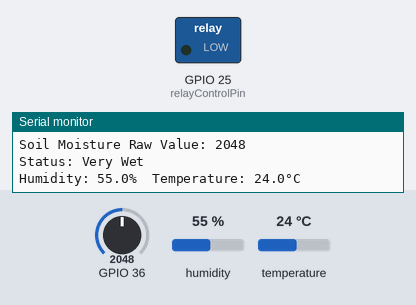
The sketch below on a simulated ESP32. Parts: switched loads named in the sketch (green lamp = pin HIGH), the last lines printed to the serial monitor. Inputs (shaded band) come from the test bench; at power-on: GPIO 36 = 2048, humidity 55 %, temperature 24 °C.

Above: at 10.8 s.
10.9 s: GPIO 36 set to 2778
21.5 s: GPIO 36 set to 2895
At 30.9 s:
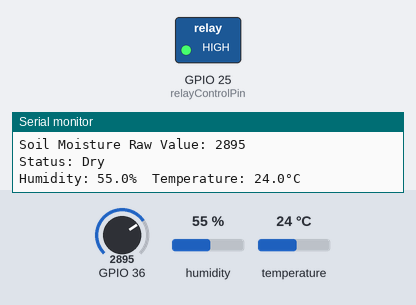
31.5 s: GPIO 36 set to 2047
At 41.2 s:
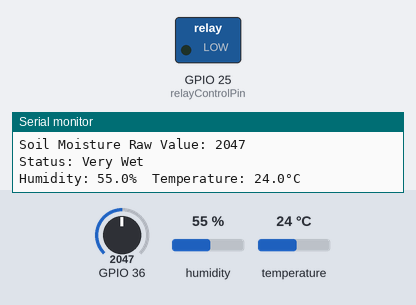
41.5 s: GPIO 36 set to 2866
At 50.5 s:
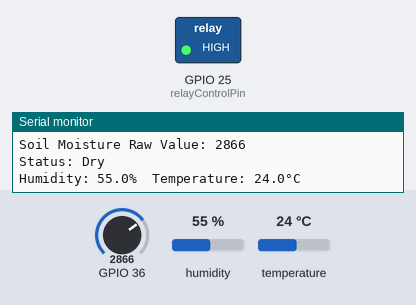
Timing chart, 0 to 52.0 s (numbered marks = the images above; inputs shaded):
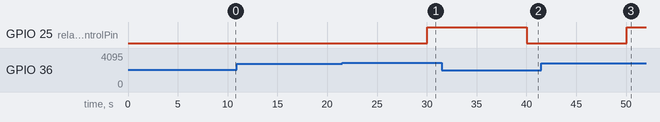

The sketch:

pump_and_one_moisture_sensor.ino
```cpp
#include <DHT22.h>

//one param of how dry

// Constants for soil moisture sensor thresholds
const int AirValue = 3500;   // maximum dry value
const int WaterValue = 1500; // minimum wet value
int intervals = (AirValue - WaterValue) / 3;
int soilMoistureValue = 0;

#define pinDATA 4
DHT22 dht22(pinDATA);

const int relayControlPin = 25; // Relay control pin for the pump

void setup() {
  pinMode(relayControlPin, OUTPUT);
  Serial.begin(115200);
  Serial.println("Starting sensors test...");
}

void loop() {
  // Read and process soil moisture data
  soilMoistureValue = analogRead(A0);
  Serial.print("Soil Moisture Raw Value: ");
  Serial.println(soilMoistureValue);

  // Display the moisture level and control the pump
  if (soilMoistureValue <= WaterValue) {
    Serial.println("Status: Water");
    digitalWrite(relayControlPin, LOW); // Soil is very wet, turn off the pump
  } else if (soilMoistureValue <= WaterValue + intervals) {
    Serial.println("Status: Very Wet");
    digitalWrite(relayControlPin, LOW); // Still wet enough, keep pump off
  } else if (soilMoistureValue <= AirValue - intervals) {
    Serial.println("Status: Wet");
    digitalWrite(relayControlPin, LOW); // Moist enough, no watering needed
  } else if (soilMoistureValue < AirValue) {
    Serial.println("Status: Dry");
    digitalWrite(relayControlPin, HIGH); // Dry, turn on the pump
  } else {
    Serial.println("Status: Air");
    digitalWrite(relayControlPin, HIGH); // Very dry, definitely turn on the pump
  }

  // Read temperature and humidity
  float temperature = dht22.getTemperature();
  float humidity = dht22.getHumidity();
  Serial.print("Humidity: ");
  Serial.print(humidity, 1);
  Serial.print("%\tTemperature: ");
  Serial.print(temperature, 1);
  Serial.println("°C");

  delay(10000); // Check every 10 seconds
}
```

Measured:
- the behaviour switches between 2834 and 2835 on GPIO 36 (found by bisection; images 0 and 1)
- after the input at 21.5 s, GPIO 25 (relayControlPin): LOW → HIGH after 8.5 s
- after the input at 31.5 s, GPIO 25 (relayControlPin): HIGH → LOW after 8.5 s
- after the input at 41.5 s, GPIO 25 (relayControlPin): LOW → HIGH after 8.6 s
